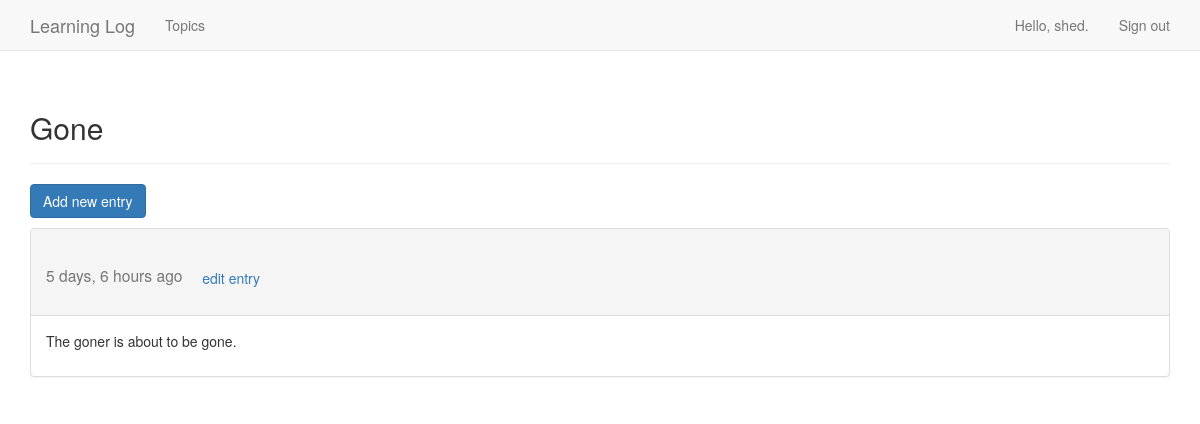
/topics/4 (signed in), run on the app's committed database.
### learning_logs/models.py (models this page shows, shortened)
class Topic(models.Model):
    text = models.CharField(max_length=200)
    date_added = models.DateTimeField(auto_now_add=True)
    owner = models.ForeignKey(User, on_delete=models.CASCADE)
    def __str__(self):
        return self.text

class Entry(models.Model):
    topic = models.ForeignKey(Topic, on_delete=models.CASCADE)
    text = models.TextField()
    date_added = models.DateTimeField(auto_now_add=True)
    date_updated = models.DateTimeField(auto_now=True)
    class Meta:
        verbose_name_plural = 'entries'

### learning_logs/views.py (the view)
# urls.py: path('topics/<int:topic_id>', views.topic, name='topic'),
@login_required
def topic(request, topic_id):
    topic = Topic.objects.get(id=topic_id)
    check_topic_owner(request, topic)
    entries = topic.entry_set.order_by('-date_added')
    context = {
        'topic': topic,
        'entries' : entries,
    }
    return render(request, 'learning_logs/topic.html', context)

### learning_logs/views.py (called while the page is built)
def check_topic_owner(request, topic):
    if topic.owner != request.user:
        raise Http404

### learning_logs/templates/learning_logs/topic.html (shortened to what this page needs)
{% extends "learning_logs/base.html" %}
{% load bootstrap3%}
{% load humanize%}
{% block header%}
<h2>{{topic}} </h2>
{% endblock%}
{% block content %}
<p><a href="{% url 'learning_logs:new_entry' topic.id %}" class="btn btn-primary">Add new entry</a></p>
{% for entry in entries %}
 <div class="panel panel-default">
  <div class="panel-heading">
    <h3>
      <small>{{entry.date_added| naturaltime}}</small>
      <small>
        <a href="{% url 'learning_logs:edit_entry' entry.id %}" class="btn btn primary">edit entry</a>
      </small>
    </h3>
  </div>
  <div class="panel-body">
    {{entry.text | linebreaks}}
  </div>
 </div>
{% empty %}
    There are no entry for this topic yet.
{% endfor %}
{% endblock %}

### learning_logs/templates/learning_logs/base.html (shortened to what this page needs)
{% load bootstrap3 %}
<!DOCTYPE html>
<html lang="en">
<head>
  {% bootstrap_css %}
</head>
<body>
  <nav class="navbar navbar-default navbar-static-top">
    <div class="container">
      <div class="navbar-header">
        <a class="navbar-brand" href="{% url 'learning_logs:index' %}">Learning Log</a>
      </div>
      <div id="navbar" class="navbar-collapse collapse">
        <ul class="nav navbar-nav">
          <li><a href="{% url 'learning_logs:topics' %}">Topics</a></li>
        </ul>
        <ul class="nav navbar-nav navbar-right">
          {% if user.is_authenticated%}
          <li><a>Hello, {{user.username}}.</a></li>
          <li><a href="{% url 'users:logout' %}" style="color:">Sign out</a></li>
          {% else %}
          <li><a href="{% url 'users:register' %}">Sign Up</a></li>
          <li><a href="{% url 'users:login' %}">Sign In</a></li>
          {% endif %}
        </ul>
      </div>
    </div>
  </nav>
  <div class="container">
    <div class="page-header">
      {% block header %}{% endblock%}
    </div>
    <div>
      {% block content %}{% endblock%}
    </div>
  </div>
</body>
</html>

### data on the page
Topic: text "Gone"
Entry: date_added "5 days, 6 hours ago", text "The goner is about to be gone."

### other printed values
{{ user.username }} "shed"
